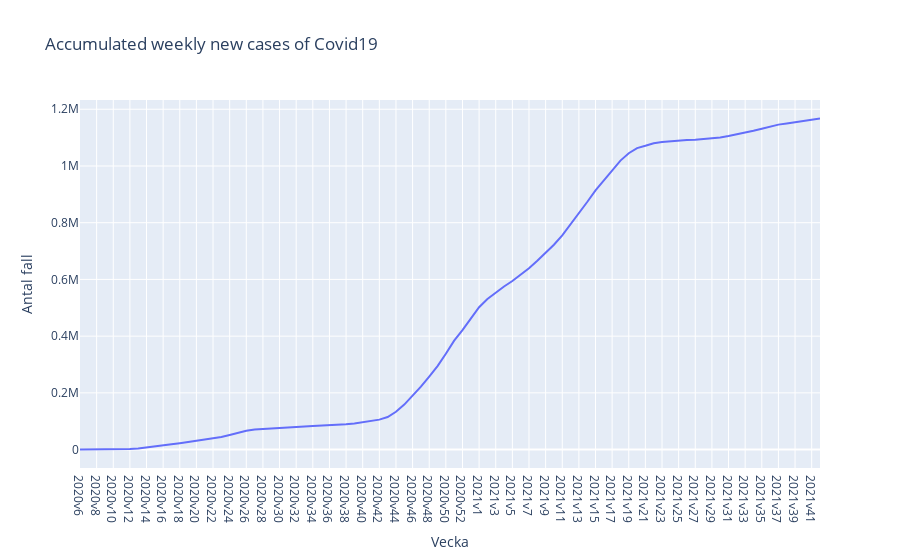

The cell this chart's notebook holds for it:
### Markdown cell above
- f) Rita linjediagram av kumulativt antal fall från 2020v6 till nu.

### Code cell
# creating the figure
fig = px.line(covid19, x="Vecka", 
                        y="Ackumulerade antal fall", 
                        title='Accumulated weekly new cases of Covid19', 
                        labels = {
                            "Ackumulerade antal fall":"Antal fall"
                        })
fig.show()

#saving the figure
fig.write_html("Visualiseringar/Upp1_f_Accumulated_weekly_new_cases_of_Covid19.html")

### Figure 1 — Plotly figure (JSON) as saved in the notebook; plotly's stock layout.template omitted (floating-point values rounded to 4 significant figures)
{"data": [{"hovertemplate": "Vecka=%{x}<br>Antal fall=%{y}<extra></extra>", "legendgroup": "", "line": {"color": "#636efa", "dash": "solid"}, "marker": {"symbol": "circle"}, "mode": "lines", "name": "", "orientation": "v", "showlegend": false, "type": "scatter", "x": ["2020v6", "2020v7", "2020v8", "2020v9", "2020v10", "2020v11", "2020v12", "2020v13", "2020v14", "2020v15", "2020v16", "2020v17", "2020v18", "2020v19", "2020v20", "2020v21", "2020v22", "2020v23", "2020v24", "2020v25", "2020v26", "2020v27", "2020v28", "2020v29", "2020v30", "2020v31", "2020v32", "2020v33", "2020v34", "2020v35", "2020v36", "2020v37", "2020v38", "2020v39", "2020v40", "2020v41", "2020v42", "2020v43", "2020v44", "2020v45", "2020v46", "2020v47", "2020v48", "2020v49", "2020v50", "2020v51", "2020v52", "2020v53", "2021v1", "2021v2", "2021v3", "2021v4", "2021v5", "2021v6", "2021v7", "2021v8", "2021v9", "2021v10", "2021v11", "2021v12", "2021v13", "2021v14", "2021v15", "2021v16", "2021v17", "2021v18", "2021v19", "2021v20", "2021v21", "2021v22", "2021v23", "2021v24", "2021v25", "2021v26", "2021v27", "2021v28", "2021v29", "2021v30", "2021v31", "2021v32", "2021v33", "2021v34", "2021v35", "2021v36", "2021v37", "2021v38", "2021v39", "2021v40", "2021v41", "2021v42"], "xaxis": "x", "y": [1, 1, 1, 14, 225, 1063, 1987, 3944, 7173, 10913, 14665, 18868, 22700, 26853, 30722, 34381, 38661, 44682, 51805, 58878, 66333, 70612, 72791, 74413, 75729, 77285, 79299, 81351, 83038, 84238, 85570, 87162, 89242, 92161, 95803, 100081, 105701, 114856, 133330, 158735, 190054, 221998, 257558, 294395, 338026, 384203, 421337, 462660, 502115, 531057, 554287, 574947, 594552, 615835, 639450, 666140, 693888, 722443, 755476, 793357, 831743, 872890, 913927, 949959, 985265, 1018945, 1044861, 1063030, 1071004, 1080098, 1084492, 1087340, 1089322, 1091191, 1092705, 1094586, 1097248, 1100707, 1105315, 1111135, 1117599, 1124288, 1131524, 1139496, 1145761, 1150068, 1154308, 1158448, 1162522, 1167723], "yaxis": "y"}], "layout": {"legend": {"tracegroupgap": 0}, "title": {"text": "Accumulated weekly new cases of Covid19"}, "xaxis": {"anchor": "y", "domain": [0, 1], "title": {"text": "Vecka"}}, "yaxis": {"anchor": "x", "domain": [0, 1], "title": {"text": "Antal fall"}}}}
